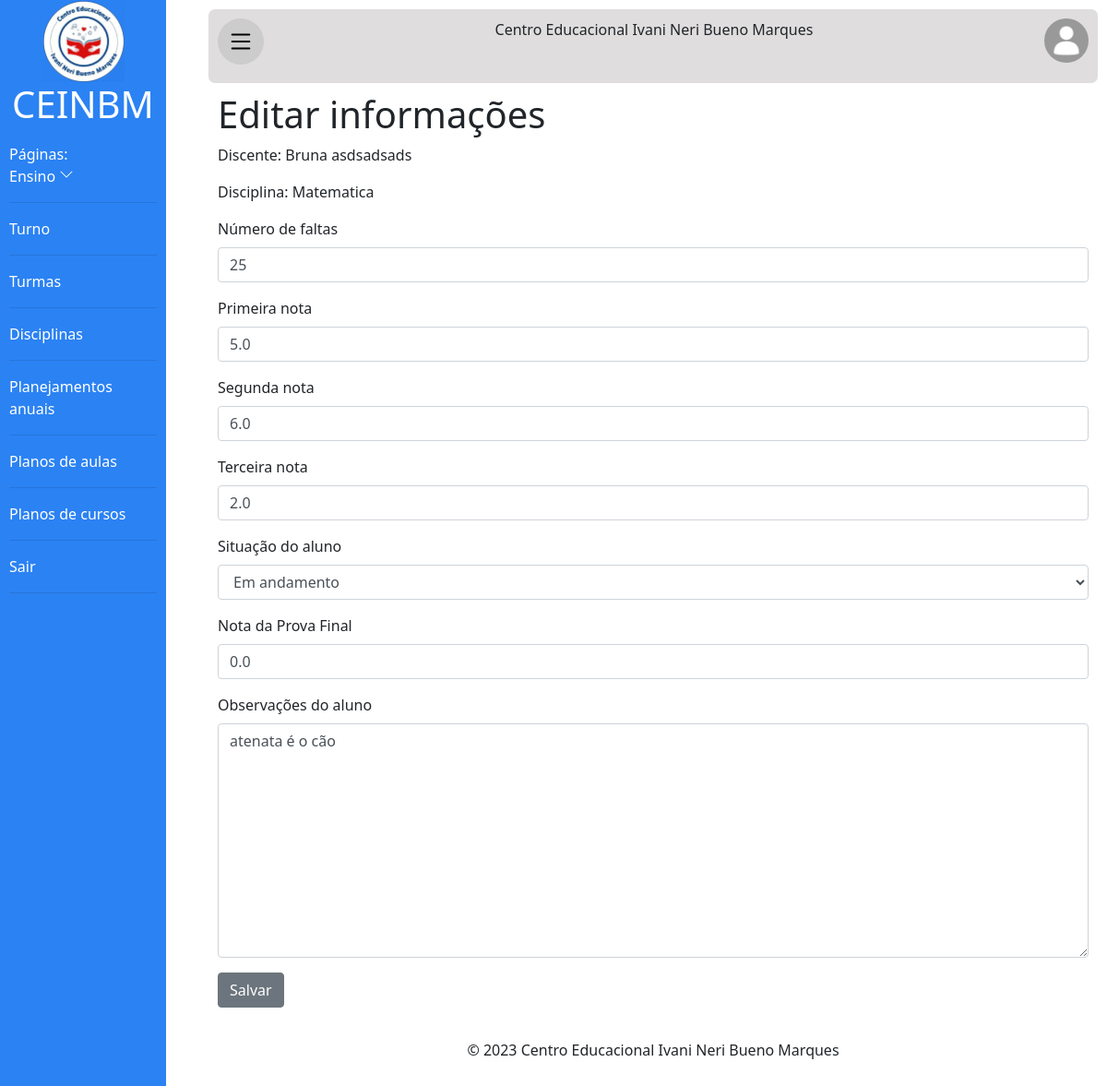
Screenshot of /ceinbm/EditarNota/1/1 (signed in) with the database file from the repository.
### principal/models.py (models this page shows, shortened)
class NotasDiscentes(models.Model):
    disciplina = models.ForeignKey(Disciplina, on_delete=models.CASCADE,
                                   verbose_name='Nome da disciplina', related_name='notas_discentes')
    discente = models.ForeignKey(Discente, on_delete=models.CASCADE,
                                 verbose_name='Nome do Discente', related_name='notas_discentes')
    situacoes = [
        ('Em andamento', 'Em andamento'),
        ('Aprovado', 'Aprovado'),
        ('Reprovado', 'Reprovado'),
        ('Reprovado por falta', 'Reprovado por falta'),
        ('Prova Final', 'Prova Final')]
    faltas = models.IntegerField(default=0, verbose_name='Número de faltas')
    nota1 = models.FloatField(default=0, verbose_name='Primeira nota')
    nota2 = models.FloatField(default=0, verbose_name='Segunda nota')
    nota3 = models.FloatField(default=0, verbose_name='Terceira nota')
    media = models.FloatField(default=0, verbose_name='Médias das notas')
    situacao = models.CharField(max_length=50, choices=situacoes,
                                default='Em andamento', verbose_name='Situação do aluno')
    nota_pf=models.FloatField(default=0,blank=True,verbose_name='Nota da Prova Final')
    obs = models.TextField(blank=True, verbose_name='Observações do aluno')

class Usuario(models.Model):
    texto_ajuda_senha = 'A senha deverá ter no mínimo 8 caracteres. Deverá ter números e letras.'
    generos = [
        ('Masculino', 'Masculino'),
        ('Feminino', 'Feminino'),
        ('Outro', 'Outro')
    ]
    user = models.OneToOneField(
        User, on_delete=models.CASCADE, blank=True, null=True)
    nome = models.CharField(max_length=50)
    sobrenome = models.CharField(max_length=100)
    genero = models.CharField(
        max_length=30, choices=generos, verbose_name='Gênero', default='Outro')
    email = models.EmailField()
    senha = models.CharField(max_length=128, help_text=texto_ajuda_senha)
    cpf = models.CharField(max_length=14, blank=True, verbose_name='CPF')
    rg = models.CharField(max_length=13, blank=True, verbose_name='RG')
    data_de_nascimento = models.DateField(
        blank=True, null=True, default='01/01/2000', verbose_name='Data de Nascimento')
    class Meta:
        abstract = True

class Discente(Usuario):
    situacoes = [
        ('Em andamento', 'Em andamento'),
        ('Aprovado', 'Aprovado'),
        ('Reprovado', 'Reprovado'),
        ('Reprovado por falta', 'Reprovado por falta'),
        ('Prova Final', 'Prova Final'),
        ('Aprovado pelo Conselho', 'Aprovado pelo Conselho'),
        ('Reprovado pelo Conselho', 'Reprovado pelo Conselho')]
    foto = models.ImageField(
        upload_to='fotos_dos_discentes/', blank=True, verbose_name='Foto')
    nome_responsavel = models.CharField(
        max_length=250, blank=True, verbose_name='Nome do responsável')
    segundo_responsavel = models.CharField(
        max_length=250, blank=True, verbose_name='Nome do segundo responsável')
    telefone1 = models.CharField(
        max_length=20, blank=True, verbose_name='Telefone do responsável')
    telefone2 = models.CharField(
        max_length=20, blank=True, verbose_name='Telefone do segundo responsável')
    endereco = models.CharField(
        max_length=250, blank=True, verbose_name='Endereço do aluno')
    nis = models.CharField(max_length=15, blank=True,
                           verbose_name='NIS do aluno')
    situacao = models.CharField(
        max_length=25, choices=situacoes, default='Em andamento')
    pais_separados = models.BooleanField(
        default=False, verbose_name='Pais separados?')
    pcd = models.BooleanField(
        default=False, verbose_name='Possui deficiência?')
    pcd_detalhes = models.TextField(
        blank=True, verbose_name='Detalhes da deficiência')
    rest_alimentar = models.BooleanField(
        default=False, verbose_name='Possui restrição alimentar?')
    rest_alimentar_detalhes = models.TextField(
        blank=True, verbose_name='Detalhes da restrição alimentar')
    usa_medicamentos = models.BooleanField(
        default=False, verbose_name='Usa medicamentos?')
    usa_medicamentos_detalhes = models.TextField(
        blank=True, verbose_name='Detalhes dos medicamentos')
    obs = models.TextField(blank=True, verbose_name='Observações do aluno')
    turma = models.ManyToManyField(Turma,blank=True, verbose_name='Turma do aluno', related_name='alunos')
    disciplinas = models.ManyToManyField(
        Disciplina, related_name='disciplinas', through='NotasDiscentes')
    cargo = models.CharField(
        max_length=100, default='Discente', verbose_name='Cargo')

class Disciplina(models.Model):
    nome = models.CharField(max_length=100, verbose_name='Nome da Disciplina')
    carga_horaria = models.IntegerField(
        null=True, verbose_name='Carga Horária em horas')

### principal/views.py (the view, shortened to what this page needs)
# urls.py: path('EditarNota/<int:id_disciplina>/<int:id_discente>',views.edt_nota_discente,name='edt_nota_discente'),
@login_required(login_url='login')
@has_permission_decorator(permission_name='modificar_notas')
def edt_nota_discente(request, id_disciplina, id_discente):
    disciplina = get_object_or_404(Disciplina, id=id_disciplina)
    discente = get_object_or_404(Discente, id=id_discente)
    nota_aluno = get_object_or_404(
        NotasDiscentes, disciplina=disciplina, discente=discente)
    form = NotasDiscentesModelForm(instance=nota_aluno)
    return render(request, 'discente/editar_nota_discente.html', {'form': form, 'nota': nota_aluno})

### cadastrar/forms.py
class NotasDiscentesModelForm(forms.ModelForm):
    class Meta:
        model=NotasDiscentes
        fields='__all__'
        exclude=[
            'disciplina',
            'discente',
            'media'
        ]

### principal/templates/discente/editar_nota_discente.html (shortened to what this page needs)
{% extends 'baseoficial.html' %}
{% load static %}
{% load bootstrap4 %}
{% block section %}
<form action="{% url 'edt_nota_discente' nota.disciplina.id nota.discente.id %}" method="post" enctype="multipart/form-data">{% csrf_token %}
    <h1>Editar informações</h1>
    <p>Discente: {{nota.discente.user.get_full_name}}</p>
    <p>Disciplina: {{nota.disciplina.nome}}</p>
    {% bootstrap_form form %}
    <button class="btn btn-secondary" type="submit">Salvar</button>
</form>
<br>
{% endblock %}

### templates/static/css/principal.css (style rules this page uses)
* { margin: 0; padding: 0; font-family: 'Segoe UI', Tahoma, Geneva, Verdana, sans-serif; }
body { background-color: rgb(240, 240, 240); min-width: 300px; }

### rows the page displays
NotasDiscentes: discente.user.get_full_name "Bruna asdsadsads", disciplina.nome "Matematica", faltas "25", nota1 "5.0", nota2 "6.0", nota3 "2.0", situacao "Em andamento", nota_pf "0.0", obs "atenata é o cão"
